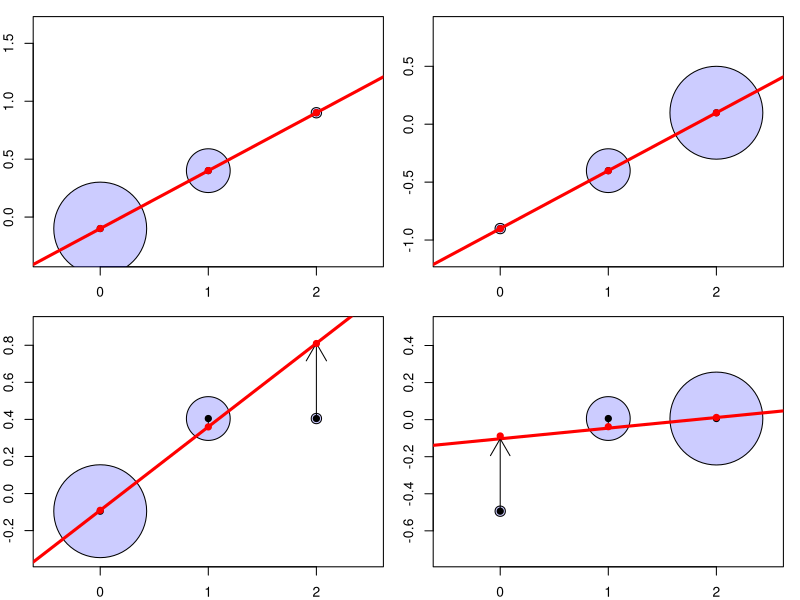
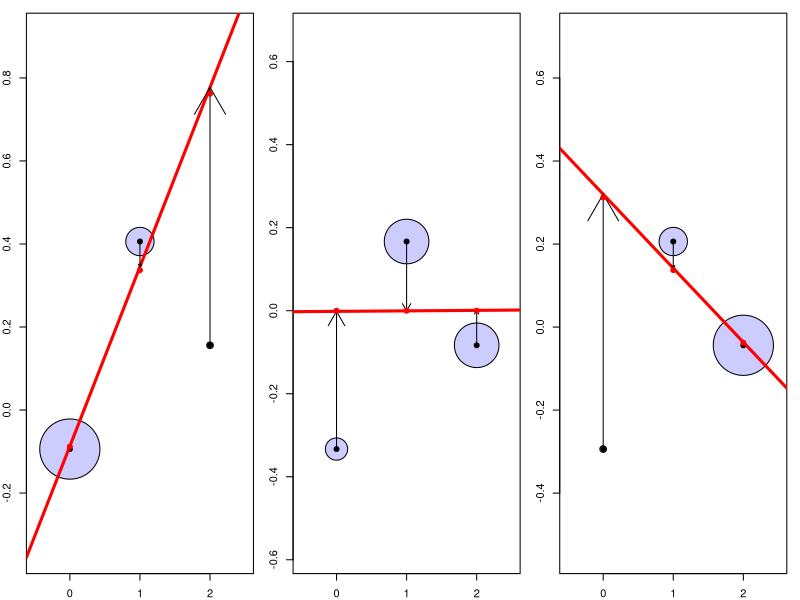

Reproduce these figures in R, in order.
#library("symbols")

plot.lm.genos<-function(a,p,dom.arrows=FALSE){
	HWE<-c((1-p)^2,2*p*(1-p),p^2)
	genos<-rbinom(10000,2,p)  #generate some inds for regression etc
	names(a)<-c(0,1,2)
	phenos<-a[as.character(genos)]
	pop.mean<-mean(a[as.character(genos)])	
	
	#symbols(x=0:2,y=a-sum(a*HWE),circles=HWE,ylim=range(a-sum(a*HWE)))
	plot(y=range(a)*c(.5,1.5)-pop.mean,x=c(-0.5,2.5),type="n",axes=FALSE)
	box()
	axis(2)
	axis(1,at=c(0,1,2))
	symbols(x=0:2,y=a-pop.mean,circles=3*sqrt(HWE)/(2*pi),bg=adjustcolor("blue",0.2),add=TRUE,inches=FALSE)  #ylim=range(a)*c(.2,1.8),xlim=c(-1,3)
	points(x=0:2,y=a-pop.mean,pch=19,cex=1)
	abline(lm((phenos-pop.mean)~genos),col="red",lwd=3)
	slope<-lm((phenos-pop.mean)~genos)$coeff
	z_bars<- a -pop.mean

	if(dom.arrows){
		to.line<-slope[1]+slope[2]*c(0,1,2)
		arrows(x0=0,x1=0,y0=z_bars["0"],y1=to.line[1],length=abs(z_bars["0"]-to.line[1])*.5)
		arrows(x0=1,x1=1,y0=z_bars["1"],y1=to.line[2],length=abs(z_bars["1"]-to.line[2])*.5)
		arrows(x0=2,x1=2,y0=z_bars["2"],y1=to.line[3],length=abs(z_bars["2"]-to.line[3])*.5)
	}

	a1<-z_bars["1"]*(1-p)+z_bars["2"]*p
 	a2<-z_bars["1"]*p+z_bars["0"]*(1-p)
 	print(slope)
 	points(x=0:2,y=c(a2*2,a1+a2,a1*2),pch=19,cex=1,col="red")
 	cat("average effect of gene subs. =",a1-a2,"\n")
#recover()
}


layout(matrix(1:4,nrow=2,byrow=TRUE))
par(mar=c(2,2,1,1))
a<-c(0.5,1,1.5)  ##additive
plot.lm.genos(a=a,p=0.1,dom.arrows=TRUE)
plot.lm.genos(a,p=0.9,dom.arrows=TRUE)
a<-c(0.5,1,1)  ##dominant
plot.lm.genos(a,p=0.1,dom.arrows=TRUE)
plot.lm.genos(a,p=0.9,dom.arrows=TRUE)
dev.copy2pdf(file="~/Dropbox/Courses/Popgen_teaching_Notes/figures/additive_effect.pdf")

####BALANCING SELECTION
layout(t(1:3))
par(mar=c(2,2,1,1))

a<-c(0.5,1,0.75)
p.eq<-(1-a[1])/sum(1-a[c(1,3)])

plot.lm.genos(a=a,p=0.1,dom.arrows=TRUE)
plot.lm.genos(a=a,p=p.eq,dom.arrows=TRUE)
plot.lm.genos(a=a,p=0.9,dom.arrows=TRUE)
dev.copy2pdf(file="~/Dropbox/Courses/Popgen_teaching_Notes/figures/additive_effect_OverDom.pdf")


###Work in progress
if(FALSE){

mice.coat<-matrix(NA,nrow=3,ncol=3,dimname=list(c("MM","Mm","mm"),c("AA","Aa","aa")))
mice.coat["MM",]<-c(0,0,0)
mice.coat["Mm",]<-c(0.9,1,1.5)
mice.coat["mm",]<-c(1,1,1.9)
plot(c(0,1,2),mice.coat["MM",],ylim=range(mice.coat),col="blue",pch=19,type="b")
points(c(0,1,2),mice.coat["Mm",],col="purple",pch=19,type="b")
points(c(0,1,2),mice.coat["mm",],col="red",pch=19,type="b")

plot.lm.two.locus<-function(a,p1,p2,dom.arrows=FALSE){
	HWE.1<-c((1-p1)^2,2*p1*(1-p1),p1^2)
	HWE.2<-c((1-p2)^2,2*p2*(1-p2),p2^2)
	
	genos.1<-rbinom(10000,2,p1)  #generate some inds for regression etc
	genos.2<-rbinom(10000,2,p2)  #generate some inds for regression etc

	#names(a)<-c(0,1,2)
	#phenos<-a[as.character(genos)]
	pop.mean<-0  #mean(a[as.character(genos)])	
	
	#symbols(x=0:2,y=a-sum(a*HWE),circles=HWE,ylim=range(a-sum(a*HWE)))
	plot(y=range(a)*c(.5,1.5)-pop.mean,x=c(-0.5,2.5),type="n",axes=FALSE)
	box()
	axis(2)
	axis(1,at=c(0,1,2))
	my.col<-c("red","purple","blue")
sapply(1:3,function(i){
	symbols(x=0:2,y=a[i,]-pop.mean,circles=3*sqrt(HWE.1[i]*HWE.2)/(2*pi),bg=adjustcolor(my.col[i],0.3),add=TRUE,inches=FALSE)  #ylim=range(a)*c(.2,1.8),xlim=c(-1,3)
})

	points(x=0:2,y=a-pop.mean,pch=19,cex=1)
	abline(lm((phenos-pop.mean)~genos),col="red",lwd=3)
	slope<-lm((phenos-pop.mean)~genos)$coeff
	z_bars<- a -pop.mean
}

}
